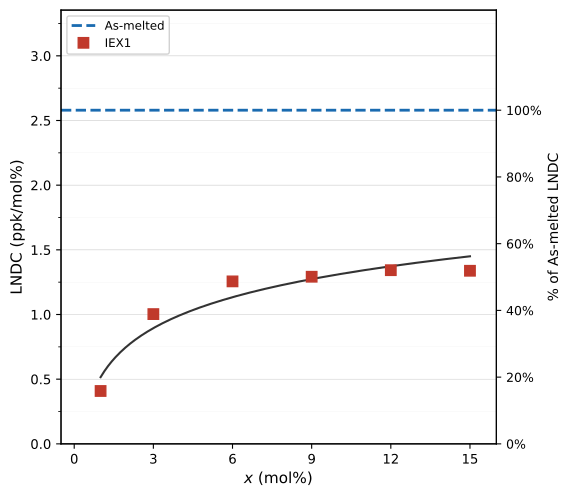

This figure's Python source:
"""
fig_LNDC_IEX1.py
LNDC (Linear Network Dilation Coefficient) vs x — IEX Protocol 1
Sistema: 75SiO2·(15-x)Na2O·xK2O·10CaO (mol%), PMMCS rc=8 Å, 723 K

Fórmula (Vargheese 2014):
  LNDC_IEX  [ppk/mol%] = (ln(Vm_IEX(x_t)) - ln(Vm_AM(0))) / (3 * x_t) * 1000
  LNDC_AM   [ppk/mol%] = slope(ln Vm_AM vs x) / 3 * 1000   (ajuste lineal)

Ajuste logarítmico sobre los puntos IEX: LNDC ~ a*ln(x) + b
Eje secundario: % del LNDC as-melted

Nota: as-melted usa tail=3 (últimas 3 entradas thermo ≈ 718–738 K al final del
quench). IEX1 usa tail=200 (últimas 2000 ps de NPT a 723 K).
"""

import re
import numpy as np
import matplotlib.pyplot as plt
import matplotlib.ticker as ticker
from pathlib import Path

HERE     = Path(__file__).parent
BASE     = HERE.parent

AM_DATA  = BASE / "STAGE1_MELTQUENCH" / "data" / "asmelted_723K"
AM_LOGS  = BASE / "STAGE1_MELTQUENCH" / "logs"
IEX_DATA = BASE / "STAGE3_IEX_PROTO1" / "data" / "iox1_723K"
IEX_LOGS = BASE / "STAGE3_IEX_PROTO1" / "logs"

NA     = 6.02214076e23
N_MOLS = 5000

X_ALL  = np.array([0, 1, 3, 6, 9, 12, 15])
X_IEX1 = np.array([1, 3, 6, 9, 12, 15])


# ── I/O helpers ──────────────────────────────────────────────────────────────

def data_timestep(data_path):
    with open(data_path, encoding='utf-8', errors='replace') as fh:
        first = fh.readline()
    m = re.search(r'timestep\s*=\s*(\d+)', first)
    if m is None:
        raise ValueError(f"No timestep en cabecera: {data_path}")
    return int(m.group(1))


def log_vol_avg(log_path, cutoff_step, tail=200):
    vols = []
    with open(log_path, encoding='utf-8', errors='replace') as fh:
        for line in fh:
            parts = line.split()
            if len(parts) < 7:
                continue
            try:
                step = int(parts[0])
                vol  = float(parts[6])
            except ValueError:
                continue
            if step <= cutoff_step:
                vols.append(vol)
    if not vols:
        raise RuntimeError(f"Sin datos thermo ≤ step {cutoff_step} en {log_path}")
    return float(np.mean(vols[-tail:]))


def vm_from_log(log_path, data_path, tail=200):
    cutoff = data_timestep(data_path)
    V_avg  = log_vol_avg(log_path, cutoff, tail=tail)
    return V_avg * NA * 1e-24 / N_MOLS


# ── Cargar datos ──────────────────────────────────────────────────────────────

Vm_am = np.array([
    np.mean([
        vm_from_log(
            AM_LOGS  / f"stage1_x{x}_r{r}_PMMCS_rc8p0.lammps",
            AM_DATA  / f"AsMelted_723K_x{x}_r{r}_PMMCS_rc8p0.data",
            tail=3,
        )
        for r in (1, 2, 3)
    ])
    for x in X_ALL
])

Vm_iex1 = np.array([
    np.mean([
        vm_from_log(
            IEX_LOGS / f"stage3_xt{x}_r{r}_PMMCS_rc8p0.lammps",
            IEX_DATA / f"IOX1_723K_xt{x}_r{r}_PMMCS_rc8p0.data",
            tail=200,
        )
        for r in (1, 2, 3)
    ])
    for x in X_IEX1
])

# ── LNDC ─────────────────────────────────────────────────────────────────────

lnV_am      = np.log(Vm_am)
slope_am, _ = np.polyfit(X_ALL, lnV_am, 1)
LNDC_am     = slope_am / 3.0 * 1000          # ppk/mol%

LNDC_iex1 = np.array([
    (np.log(Vm_iex1[i]) - np.log(Vm_am[0])) / (3.0 * X_IEX1[i]) * 1000
    for i in range(len(X_IEX1))
])
pct_iex1 = LNDC_iex1 / LNDC_am * 100.0

print(f"\nLNDC As-Melted (ajuste lineal): {LNDC_am:.4f} ppk/mol%")
print(f"\n{'x_t':>4}  {'LNDC_IEX1':>12}  {'% AM':>8}")
for x, l, p in zip(X_IEX1, LNDC_iex1, pct_iex1):
    print(f"  {x:>2d}   {l:>12.4f}  {p:>8.2f}")

# ── Ajuste logarítmico sobre puntos IEX1 ─────────────────────────────────────

a, b   = np.polyfit(np.log(X_IEX1), LNDC_iex1, 1)
x_fit  = np.linspace(X_IEX1.min(), X_IEX1.max(), 300)
y_fit  = a * np.log(x_fit) + b
print(f"\nAjuste log: LNDC = {a:.4f}·ln(x) + {b:.4f}")

# ── Figura ────────────────────────────────────────────────────────────────────

C_AM   = '#1a6bb0'   # azul — as-melted
C_IEX1 = '#c0392b'  # rojo — IEX Proto1

ymax = max(LNDC_am, LNDC_iex1.max()) * 1.30

fig, ax = plt.subplots(figsize=(6.5, 5.5))
fig.subplots_adjust(left=0.15, right=0.82, top=0.92, bottom=0.13)

ax.axhline(LNDC_am, color=C_AM, linestyle='--', linewidth=2.0,
           label='As-melted', zorder=2)

ax.plot(X_IEX1, LNDC_iex1, marker='s', ms=7.5, lw=0,
        color=C_IEX1, label='IEX1', zorder=4)

ax.plot(x_fit, y_fit, color='#333333', lw=1.5, zorder=3,
        label='_nolegend_')

ax.set_xlabel(r'$x$ (mol%)', fontsize=11)
ax.set_ylabel(r'LNDC (ppk/mol%)', fontsize=11)
ax.set_xlim(-0.5, 16)
ax.set_xticks([0, 3, 6, 9, 12, 15])
ax.set_ylim(0, ymax)
ax.yaxis.set_minor_locator(ticker.AutoMinorLocator(2))
ax.grid(axis='y', lw=0.4, color='#cccccc', zorder=0)
ax.grid(axis='y', which='minor', lw=0.2, color='#eeeeee', zorder=0)
ax.tick_params(labelsize=9.5)
ax.legend(fontsize=8.5, frameon=True, framealpha=0.9, edgecolor='#cccccc',
          loc='upper left')

# secondary axis: % of as-melted LNDC
ax2 = ax.twinx()
ax2.set_ylim(0, ymax / LNDC_am * 100.0)
pct_ticks = [0, 20, 40, 60, 80, 100]
ax2.set_yticks(pct_ticks)
ax2.set_yticklabels([f'{p}%' for p in pct_ticks], fontsize=9)
ax2.set_ylabel('% of As-melted LNDC', fontsize=10)
ax2.tick_params(labelsize=9)

out_pdf = HERE / "fig_LNDC_IEX1.pdf"
out_png = HERE / "fig_LNDC_IEX1.png"
fig.savefig(out_pdf, dpi=300, bbox_inches='tight')
fig.savefig(out_png, dpi=150, bbox_inches='tight')
print(f"\nGuardado: {out_pdf}")
print(f"Guardado: {out_png}")
plt.close(fig)
